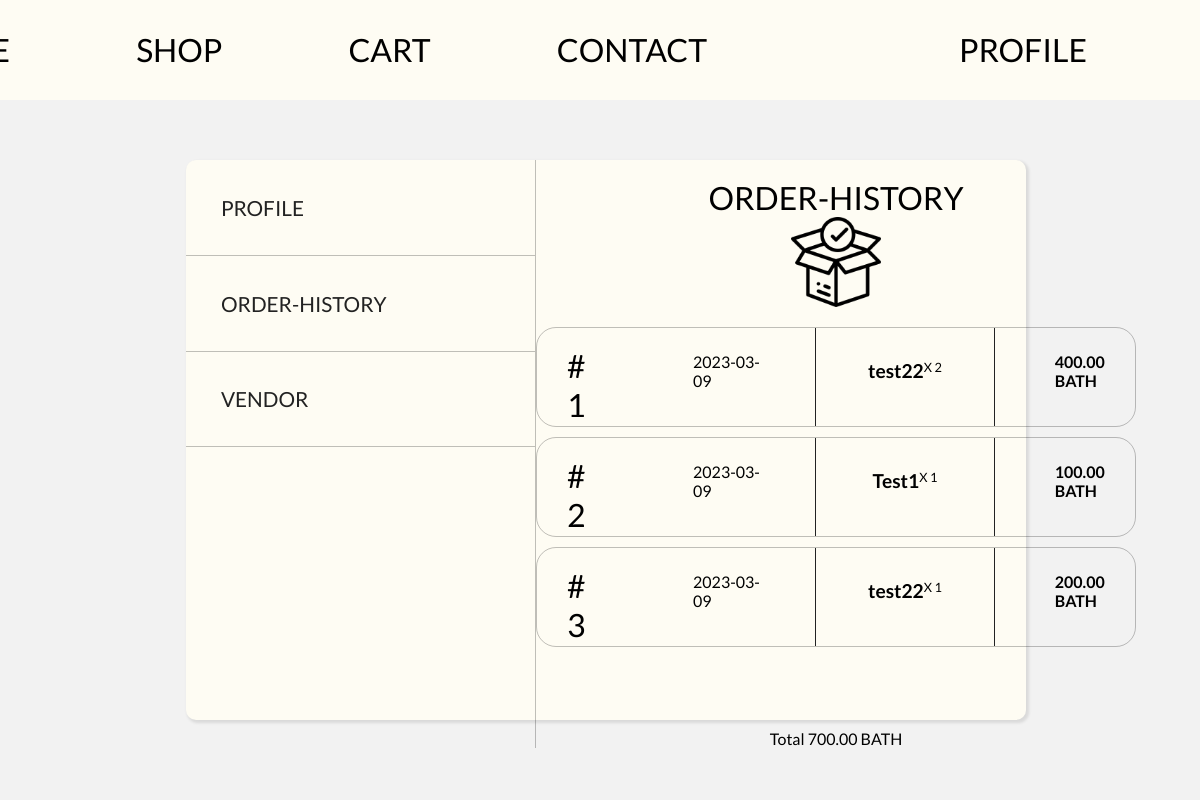
Screenshot of /order-history.php (signed in) with the database file from the repository.
### tables this page shows
CREATE TABLE `order_head` (
  `id` int(11) NOT NULL,
  `customer_id` int(11) NOT NULL,
  `date` date NOT NULL,
  `total` int(255) NOT NULL,
  `address` varchar(255) NOT NULL,
  `phone` int(100) NOT NULL,
  `email` varchar(255) NOT NULL
);

### order-history.php (the view, shortened to what this page needs)
<?php require "header_index.php";
$customer_id = $_SESSION['customer_id'];
$query = "SELECT
date,
oh.id as order_id,
od.sub_total,
od.product_id,
count(od.id) as product_count,
qty,
p.product_name
FROM order_head as oh
JOIN order_detail as od on oh.id = od.order_head_id
JOIN product as p on od.product_id = p.id
WHERE customer_id = $customer_id
GROUP BY oh.id, oh.total, od.product_id, p.product_name ORDER BY date desc";
$result = mysqli_query($connect, $query);
$sql_row =mysqli_num_rows($result);
$total =0;
$i = 1;
?>
<!DOCTYPE html>
<html lang="en">
<head>
    <link rel="stylesheet" href="css/order-history.css" />
</head>
<body>
    <main>
        <div class="Box">
            <div class="nav-bar">
                <div class="profile"> <a href="profile.php">profile</a></div>
                <div class="order-history"><a href="order-history.php">order-history</a></div>
                <div class="order-history"><a href="dashboard.php">Vendor</a></div>
            </div>
            <form action="saveprofile.php">
                <div class="profile-side">
                    <div class="head">ORDER-HISTORY </div>
                    <img src="image/package.png" alt="">
                    <div class="scroll">
                        <div class="container-box">
                            <?php while($row= mysqli_fetch_assoc($result) and $i <= $sql_row) {?>
                            <div class="product-box">
                                <div class="order-title"># <?php  echo $i;?></div>
                                <div class="date"> <?php echo $row['date']?></div>
                                <div class="product">
                                    <div class="product-name">
                                        <div class="sub-name"><?php echo $row['product_name']?></div> X
                                        <?php echo $row['qty']?>
                                    </div>
                                </div>
                                <div class="all-total"> <?php echo number_format($row['sub_total'],2);?> BATH</div>
                            </div>
                            <?php $total += $row['sub_total'];
                          $i++ ;} ?>
                        </div>
                    </div>
                    <div class="sum-all-total">Total <?php echo number_format($total,2);?> BATH</div>
            </form>
        </div>
</body>
</html>

### css/header_indexx.css (style rules this page uses)
body { background-color: #F2F2F2; font-family: 'Space Grotesk', sans-serif; height: 10vh; }
* { padding: 0; margin: 0; text-decoration: none; list-style: none; box-sizing: border-box; }

### css/order-history.css (style rules this page uses)
* { margin: 0; box-sizing: border-box; font-family: 'Lato', sans-serif; }
main { background-color: #F2F2F2; display: flex; justify-content: center; align-items: center; }
.Box { margin: 5%; height: 70vh; width: 70vw; background-color: #FEFCF3; border-radius: 10px; display: grid; grid-template-columns: 350px 1fr; margin-left: 6%; box-shadow: 2px 2px 3px 1px rgba(0, 0, 0, 0.1); }
a { color: #222; }
.nav-bar { border-right:1px solid rgba(0, 0, 0, 0.247); }
.profile { text-transform: uppercase; font-size: 1.3rem; font-weight: 400; border-bottom: 1px solid rgba(0, 0, 0, 0.247); padding: 10%; }
.order-history { text-transform: uppercase; font-size: 1.3rem; font-weight: 400; padding: 10%; border-bottom: 1px solid rgba(0, 0, 0, 0.247); }
.profile-side { display: flex; flex-direction: column; align-items: center; }
.head { font-size: 2rem; text-transform: uppercase; font-weight: 400; margin-top: 3%; margin-bottom: 5%; }
.product-box { position: relative; display: flex; border: 1px solid rgba(0, 0, 0, 0.247); border-radius: 20px; min-width: 50vw; min-height: 100px; margin-top: 10px; }
.order-title { margin-left: 5%; margin-top: 3%; font-size: 2rem; }
img { margin-top: -30px; width: 90px; height: 90px; margin-bottom: 10px ; }
.date { margin-left: 15%; margin-top: 4%; }
.product { border-left: #222 solid 1px; border-right: #222 solid 1px; margin-left: 50px; min-width: 15vw; display: flex; flex-direction: column; align-items: center; padding-top: 10px; padding-bottom: 10px; }
.product-name { display: flex; margin-top: 12%; font-size: .8rem; }
.all-total { margin-left: 10%; margin-top: 4%; font-weight: 600; }
.container-box { display: flex; flex-direction: column; flex: 1; overflow-y: auto; }
.scroll { max-width: 100%; height: 400px; min-height: 0; display: flex; flex-direction: column; }
.sub-name { font-weight: 600; font-size: 1.2rem; }
.sum-all-total { margin-top: 2%; }

### rows the page displays
order_head: date "2023-03-09", product_name "test22", qty "2", sub_total "400.00"
order_head: date "2023-03-09", product_name "Test1", qty "1", sub_total "100.00", product_name "test22", sub_total "200.00"

### other values shown
$total "700.00"
